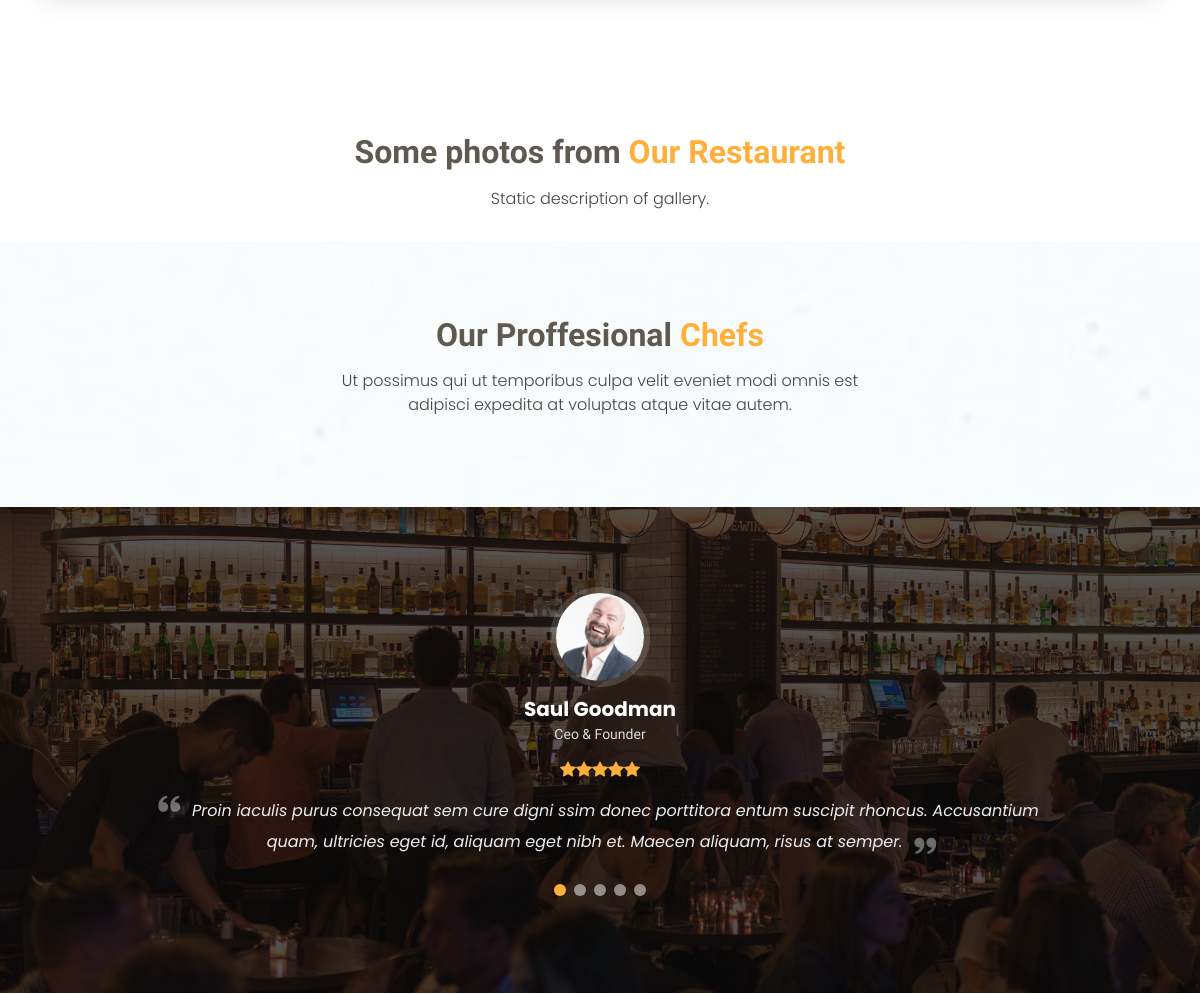
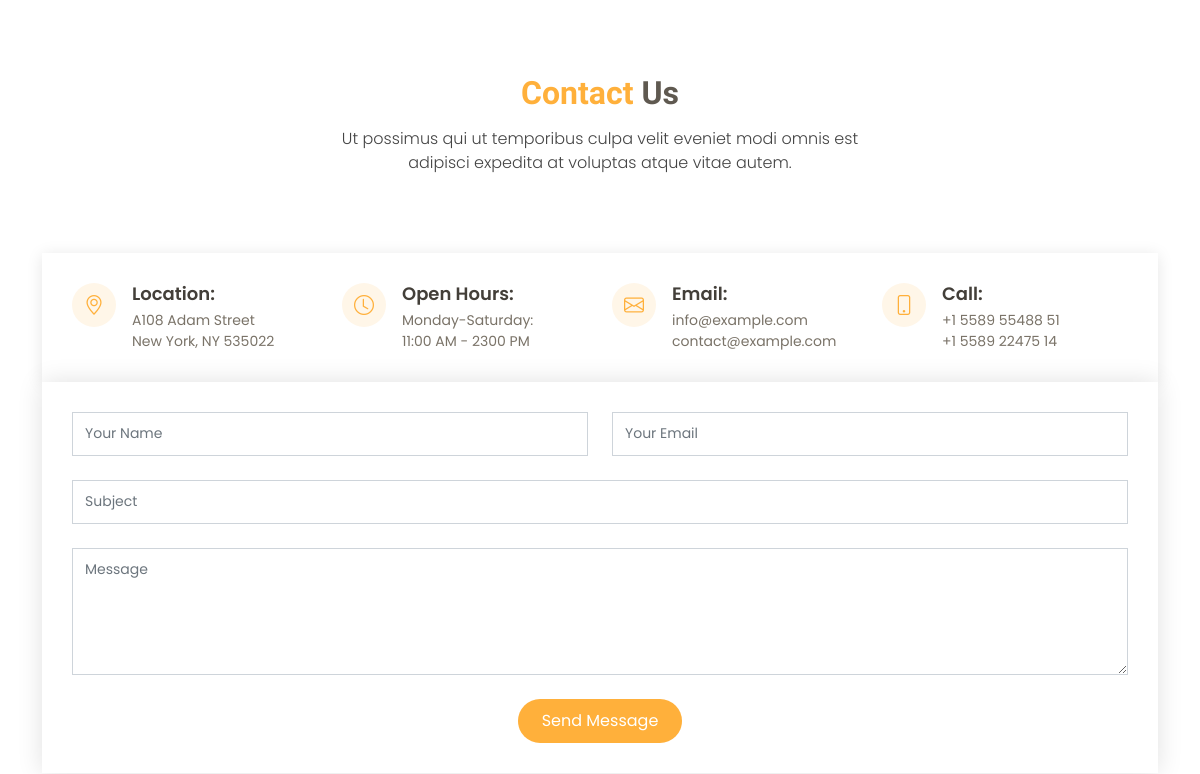
Before: / (middle part) with the older database file (2 pictures, top to bottom).
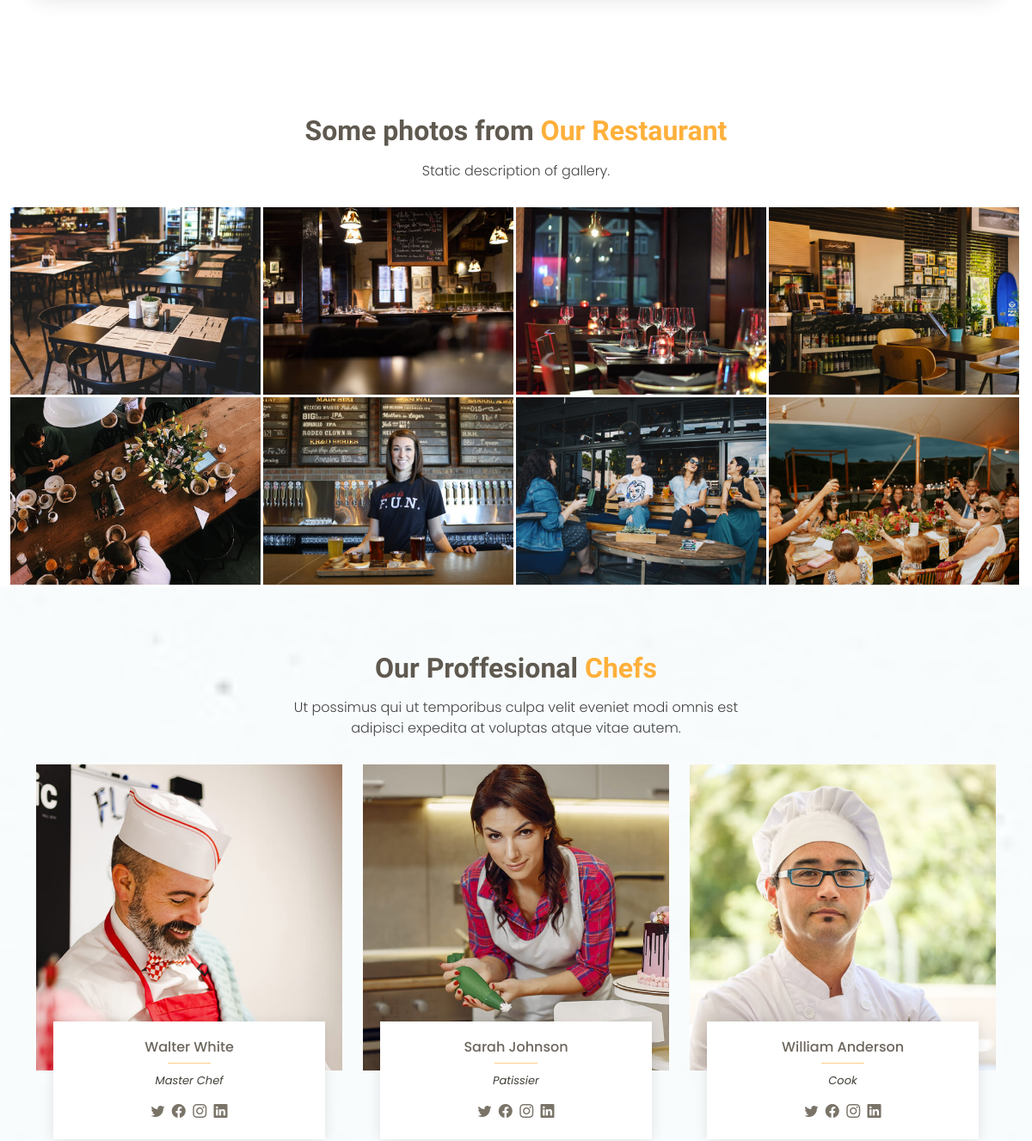
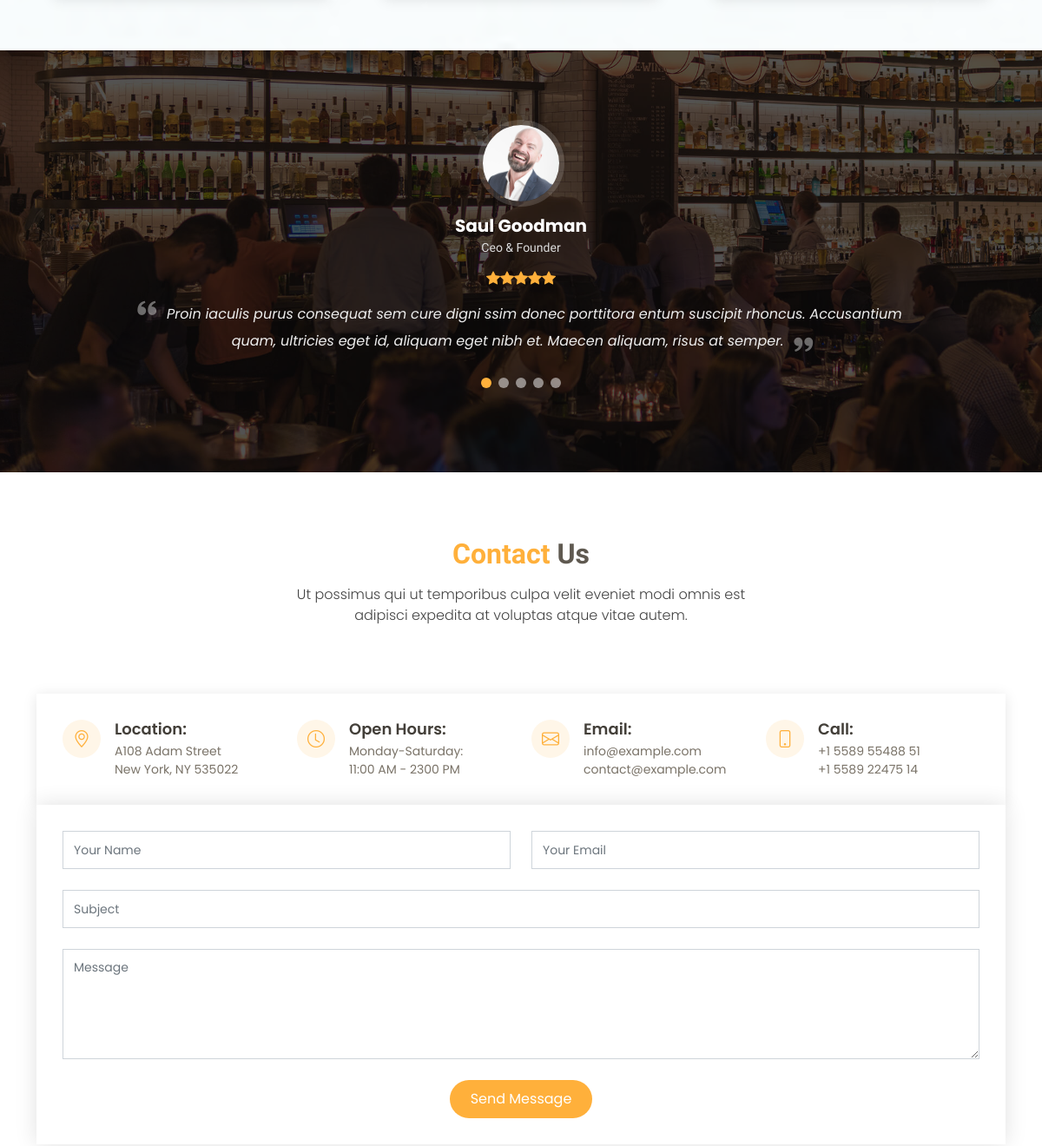
After: the same page with the newer database file (2 pictures, top to bottom).
### main_page/models.py (models this page shows, shortened)
class Photo(models.Model):
    title = models.CharField(max_length=50, unique=True, db_index=True)
    position = models.SmallIntegerField()
    is_visible = models.BooleanField(default=True)
    photo = models.ImageField(upload_to='GalleryPhoto/%Y_%m_%d', blank=True)
    gallery = models.ForeignKey(Gallery, on_delete=models.CASCADE, related_name='photos')
    class Meta:
        ordering = ('position', 'gallery')

class OurTeam(models.Model):
    name = models.CharField(max_length=50, db_index=True, unique=True)
    position = models.CharField(max_length=50)
    description = models.TextField(max_length=500, blank=True)
    photo = models.ImageField(upload_to='Workers/', blank=True)
    twitter = models.URLField(help_text='Twitter account')
    facebook = models.URLField(help_text='Facebook account')
    instagram = models.URLField(help_text='Instagram account')
    linkedin = models.URLField(help_text='LinkedIn account')
    is_visible = models.BooleanField(default=True)

### main_page/views.py (the view)
# urls.py: path('', include('main_page.urls'))
def main_page(request):
    if request.method == 'POST':
        reservation_form = ReservationForm(request.POST)
        if reservation_form.is_valid():
            reservation_form.save()
            return redirect('/')
    categories = Category.objects.filter(is_visible=True)
    dishes = Dish.objects.filter(is_visible=True, is_special=False)
    special_dishes = Dish.objects.filter(is_visible=True, is_special=True)
    reservation_form = ReservationForm()
    user_manager = request.user.groups.filter(name='manager').exists()
    user_auth = request.user.is_authenticated
    photo_gallery = Photo.objects.filter(is_visible=True)
    our_team = OurTeam.objects.filter(is_visible=True)
    return render(request, 'main_page.html', context={
        'categories': categories,
        'dishes': dishes,
        'special_dishes': special_dishes,
        'reservation_form': reservation_form,
        'user_manager': user_manager,
        'user_auth': user_auth,
        'photo_gallery': photo_gallery,
        'our_team': our_team,
    })

### main_page/templates/main_page.html (shortened to what this page needs)
{% extends 'index.html' %}
{% block main_content %}
    {% include 'booking.html' %}
    {% include 'gallery.html' %}
    {% include 'chefs.html' %}
    {% include 'testimonials.html' %}
    {% include 'contact.html' %}
{% endblock %}

### templates/index.html (shortened to what this page needs)
{% load static %}
<!DOCTYPE html>
<html lang="en">
<head>
    <link href={% static "assets/vendor/animate.css/animate.min.css" %} rel="stylesheet">
    <link href={% static "assets/vendor/bootstrap/css/bootstrap.min.css" %} rel="stylesheet">
    <link href={% static "assets/vendor/bootstrap-icons/bootstrap-icons.css" %} rel="stylesheet">
    <link href={% static "assets/vendor/boxicons/css/boxicons.min.css" %} rel="stylesheet">
    <link href={% static "assets/vendor/glightbox/css/glightbox.min.css" %} rel="stylesheet">
    <link href={% static "assets/vendor/swiper/swiper-bundle.min.css" %} rel="stylesheet">
    <link href={% static "assets/css/style.css" %} rel="stylesheet">
</head>
<body>
<main id="main">
    {% block main_content %}
    {% endblock %}
</main>
</body>
</html>

### main_page/templates/booking.html (shortened to what this page needs)
<section id="book-a-table" class="book-a-table">
</section>

### main_page/templates/gallery.html
<section id="gallery" class="gallery">
  <div class="container-fluid">
    <div class="section-title">
      <h2>Some photos from <span>Our Restaurant</span></h2>
      <p>Static description of gallery.</p>
    </div>
    <div class="row g-0">
        {% for item in photo_gallery %}
            <div class="col-lg-3 col-md-4">
                <div class="gallery-item">
                    <a href={{ item.photo.url }} class="gallery-lightbox">
                        <img src={{ item.photo.url }} alt="" class="img-fluid">
                    </a>
                </div>
             </div>
        {% endfor %}
    </div>
  </div>
</section>

### main_page/templates/chefs.html
<section id="chefs" class="chefs">
    <div class="container">
        <div class="section-title">
            <h2>Our Proffesional <span>Chefs</span></h2>
            <p>Ut possimus qui ut temporibus culpa velit eveniet modi omnis est adipisci expedita at voluptas atque
                vitae autem.</p>
        </div>
        <div class="row">
            {% for member in our_team %}
                <div class="col-lg-4 col-md-6">
                    <div class="member">
                        <div class="pic"><img src={{ member.photo.url }} class="img-fluid" alt=""></div>
                        <div class="member-info">
                            <h4>{{ member.name }}</h4>
                            <span>{{ member.position }}</span>
                            <div class="social">
                                <a href={{ member.twitter }}><i class="bi bi-twitter"></i></a>
                                <a href={{ member.facebook }}><i class="bi bi-facebook"></i></a>
                                <a href={{ member.instagram }}><i class="bi bi-instagram"></i></a>
                                <a href={{ member.linkedin }}><i class="bi bi-linkedin"></i></a>
                            </div>
                        </div>
                    </div>
                </div>
            {% endfor %}
        </div>
    </div>
</section>

### main_page/templates/testimonials.html (shortened to what this page needs)
<section id="testimonials" class="testimonials">
        <div class="container position-relative">
            <div class="testimonials-slider swiper" data-aos="fade-up" data-aos-delay="100">
                <div class="swiper-wrapper">
                    <div class="swiper-slide">
                        <div class="testimonial-item">
                            <img src="static/assets/img/testimonials/testimonials-1.jpg" class="testimonial-img" alt="">
                            <h3>Saul Goodman</h3>
                            <h4>Ceo &amp; Founder</h4>
                            <div class="stars">
                                <i class="bi bi-star-fill"></i><i class="bi bi-star-fill"></i><i
                                    class="bi bi-star-fill"></i><i class="bi bi-star-fill"></i><i
                                    class="bi bi-star-fill"></i>
                            </div>
                            <p>
                                <i class="bx bxs-quote-alt-left quote-icon-left"></i>
                                Proin iaculis purus consequat sem cure digni ssim donec porttitora entum suscipit
                                rhoncus. Accusantium quam, ultricies eget id, aliquam eget nibh et. Maecen aliquam,
                                risus at semper.
                                <i class="bx bxs-quote-alt-right quote-icon-right"></i>
                            </p>
                        </div>
                    </div>
                </div>
                <div class="swiper-pagination"></div>
            </div>
        </div>
    </section>

### main_page/templates/contact.html (shortened to what this page needs)
<section id="contact" class="contact">
        <div class="container">
            <div class="section-title">
                <h2><span>Contact</span> Us</h2>
                <p>Ut possimus qui ut temporibus culpa velit eveniet modi omnis est adipisci expedita at voluptas atque
                    vitae autem.</p>
            </div>
        </div>
        <div class="container mt-5">
            <div class="info-wrap">
                <div class="row">
                    <div class="col-lg-3 col-md-6 info">
                        <i class="bi bi-geo-alt"></i>
                        <h4>Location:</h4>
                        <p>A108 Adam Street<br>New York, NY 535022</p>
                    </div>
                    <div class="col-lg-3 col-md-6 info mt-4 mt-lg-0">
                        <i class="bi bi-clock"></i>
                        <h4>Open Hours:</h4>
                        <p>Monday-Saturday:<br>11:00 AM - 2300 PM</p>
                    </div>
                    <div class="col-lg-3 col-md-6 info mt-4 mt-lg-0">
                        <i class="bi bi-envelope"></i>
                        <h4>Email:</h4>
                        <p>info@example.com<br>contact@example.com</p>
                    </div>
                    <div class="col-lg-3 col-md-6 info mt-4 mt-lg-0">
                        <i class="bi bi-phone"></i>
                        <h4>Call:</h4>
                        <p>+1 5589 55488 51<br>+1 5589 22475 14</p>
                    </div>
                </div>
            </div>
            <form action="forms/contact.php" method="post" role="form" class="php-email-form">
                <div class="row">
                    <div class="col-md-6 form-group">
                        <input type="text" name="name" class="form-control" id="name" placeholder="Your Name" required>
                    </div>
                    <div class="col-md-6 form-group mt-3 mt-md-0">
                        <input type="email" class="form-control" name="email" id="email" placeholder="Your Email"
                               required>
                    </div>
                </div>
                <div class="form-group mt-3">
                    <input type="text" class="form-control" name="subject" id="subject" placeholder="Subject" required>
                </div>
                <div class="form-group mt-3">
                    <textarea class="form-control" name="message" rows="5" placeholder="Message" required></textarea>
                </div>
                <div class="text-center">
                    <button type="submit">Send Message</button>
                </div>
            </form>
        </div>
</section>

Changed rows visible on the page:
added Photo: photo (picture)
added Photo: photo (picture)
added Photo: photo (picture)
added Photo: photo (picture)
added Photo: photo (picture)
added Photo: photo (picture)
added Photo: photo (picture)
added Photo: photo (picture)
added OurTeam: photo (picture), name "Walter White", position "Master Chef"
added OurTeam: photo (picture), name "Sarah Johnson", position "Patissier"
added OurTeam: photo (picture), name "William Anderson", position "Cook"
